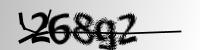
#> input picture resources/assets/img/samples/268g2.png, 200 x 50 px, given in place of 3den6.png, which was not available
$ jupyter execute 2.Segmentation.ipynb   (shell and % lines are left out)
#> lines starting #> are read from the running program, lines starting #| are printed output that depends on the picture; after the words box and inside, x2 and y2 are one past the last pixel; in counts of white or black regions, pixels touching at a corner belong together; pictures that were not available may be replaced by others from this repository, and a replacement may not be noted
[cell 1]
#CV2 is the module of openCV for python, this module will deal with graphics such as images and videos.
#In this file, it is used together with imutils to process and read the dataset which are all images.
import cv2
import numpy as np
from matplotlib import pyplot as plt
import imutils

[cell 2]
#os is used to set the working directory in order to access the dataset
import os
os.chdir('D:\Samples\samples')

[cell 3]
#imread reads images from a graphic file
img = cv2.imread("3den6.png", 0)
#> img is the input picture: shape (50, 200); min 0, max 255, mean 180.8

#imshow displays the data, numpy array, as an image
plt.imshow(img, 'gray')

[cell 4]
#adaptive thresholding - this method calculates the threshold value for smaller regions.
#This will be for images that does not have constant lighting values
th = cv2.adaptiveThreshold(img, 255, cv2.ADAPTIVE_THRESH_MEAN_C, cv2.THRESH_BINARY, 17, 2)
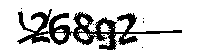
#> th: shape (50, 200); 79.1% white; 8 black regions (7 under 20 px), largest, box (x1, y1, x2, y2) and area: (17, 9, 182, 50) 2077

#otsu thresholding - this thresholding method automatically assigns a value compared to global thresholding
#which needs an assigned constant value
ret2, th2 = cv2.threshold(img, 0, 255, cv2.THRESH_BINARY + cv2.THRESH_OTSU)
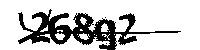
#> th2: shape (50, 200); 78.7% white; 3 black regions (2 under 20 px), largest, box (x1, y1, x2, y2) and area: (18, 9, 181, 50) 2127
#> ret2 = 128

#otsu thresholding with gaussian blur - this method is just like the otsu but with gaussian blurring to
#smoothen the image by blurring the image. By blurring the image, the edges become smoother
blur = cv2.GaussianBlur(img, (5, 5), 0)
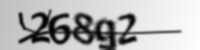
#> blur: shape (50, 200); min 1, max 254, mean 180.7
ret3, th3 = cv2.threshold(blur, 0, 255, cv2.THRESH_BINARY + cv2.THRESH_OTSU)
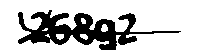
#> th3: shape (50, 200); 75.4% white; 1 black region, box (x1, y1, x2, y2) and area: (18, 10, 181, 50) 2455
#> ret3 = 142

titles = ['Original', 'Adaptive', 'Otsu', 'Gaussian + Otsu']
images = [img, th, th2, th3]
for i in range(4):
    plt.subplot(2, 2, i+1), plt.imshow(images[i], 'gray')
    plt.title(titles[i])
    plt.xticks([]), plt.yticks([])

plt.show()

[cell 5]
#Removing noise - in this case the line in the image
kernel = np.ones((3,3), np.uint8)
dilation = cv2.dilate(th, kernel, iterations = 1)
#> dilation: shape (50, 200); 92.2% white; black in thin lines or dots, all inside (x1, y1, x2, y2) = (19, 13, 181, 50)
dilation2 = cv2.dilate(th2, kernel, iterations = 1)
#> dilation2: shape (50, 200); 91% white; 11 black regions (6 under 20 px), largest, box (x1, y1, x2, y2) and area: (33, 13, 93, 43) 472, (94, 21, 115, 50) 201, (20, 31, 49, 42) 102, (120, 15, 134, 26) 53, (120, 37, 135, 43) 43
dilation3 = cv2.dilate(th3, kernel, iterations = 1)
#> dilation3: shape (50, 200); 85.1% white; 4 black regions (2 under 20 px), largest, box (x1, y1, x2, y2) and area: (19, 13, 136, 50) 1450, (19, 13, 28, 30) 36

titles2 = ['Original', 'Adaptive', 'Otsu', 'Gaussian + Otsu']
images2 = [img, dilation, dilation2, dilation3]

for i in range(4):
    plt.subplot(2, 2, i+1), plt.imshow(images2[i], 'gray')
    plt.title(titles[2])
    plt.xticks([]), plt.yticks([])

plt.show()

[cell 6]
#Erosion is used to remove the pixels on the object's boundary
erosion = cv2.erode(dilation, kernel, iterations = 1)
#> erosion: shape (50, 200); 82.3% white; 10 black regions (1 under 20 px), largest, box (x1, y1, x2, y2) and area: (49, 13, 71, 45) 358, (95, 19, 115, 50) 336, (19, 12, 50, 43) 333
erosion2 = cv2.erode(dilation2, kernel, iterations = 1)
#> erosion2: shape (50, 200); 81.6% white; 4 black regions, box (x1, y1, x2, y2) and area: (19, 12, 116, 50) 1530, (119, 14, 135, 36) 155, (119, 36, 136, 44) 93, (19, 13, 26, 30) 63
erosion3 = cv2.erode(dilation3, kernel, iterations = 1)
#> erosion3: shape (50, 200); 76.6% white; 1 black region, box (x1, y1, x2, y2) and area: (18, 12, 137, 50) 2339

titles3 = ['Original', 'Adaptive', 'Otsu', 'Gaussian + Otsu']
images3 = [img, erosion, erosion2, erosion3]

for i in range(4):
    plt.subplot(2, 2, i+1), plt.imshow(images3[i], 'gray')
    plt.title(titles3[i])
    plt.xticks([]), plt.yticks([])

plt.show()

[cell 7]
#Further remove noise after the erosion
kernel = np.ones((3,1), np.uint8)
dilation2_1 = cv2.dilate(erosion, kernel, iterations=1)
#> dilation2_1: shape (50, 200); 87.7% white; 10 black regions (3 under 20 px), largest, box (x1, y1, x2, y2) and area: (49, 14, 71, 44) 262, (95, 20, 115, 50) 258, (19, 13, 50, 42) 221
dilation2_2 = cv2.dilate(erosion2, kernel, iterations=1)
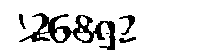
#> dilation2_2: shape (50, 200); 86.5% white; 5 black regions (1 under 20 px), largest, box (x1, y1, x2, y2) and area: (19, 13, 116, 50) 1131, (119, 15, 135, 35) 107, (119, 37, 136, 43) 59, (19, 14, 26, 29) 49
dilation2_3 = cv2.dilate(erosion3, kernel, iterations=1)
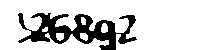
#> dilation2_3: shape (50, 200); 81.2% white; 1 black region, box (x1, y1, x2, y2) and area: (18, 13, 137, 50) 1880

titles4 = ['Original', 'Adaptive', 'Otsu', 'Gaussian + Otsu']
images4 = [img, dilation, dilation2, dilation3]

for i in range(4):
    plt.subplot(2, 2, i+1), plt.imshow(images4[i], 'gray')
    plt.title(titles4[i])
    plt.xticks([]), plt.yticks([])

plt.show()

[cell 8]
#Bounds each character inside a box for post-segmentation
x, y, w, h = 31, 13, 21, 39
for i in range(5):
    cv2.rectangle(img, (x,y), (x + w, y + h), (0, 255, 0), 2)
    cv2.rectangle(dilation, (x, y), (x + w, y + h), (0, 255, 0), 2)
    cv2.rectangle(dilation2, (x, y), (x + w, y + h), (0, 255, 0), 2)
    cv2.rectangle(dilation3, (x, y), (x + w, y + h), (0, 255, 0), 2)
    x += w
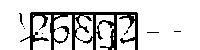
#> dilation: shape (50, 200); 83.4% white; 8 black regions (6 under 20 px), largest, box (x1, y1, x2, y2) and area: (20, 12, 138, 50) 1605, (19, 13, 23, 25) 22
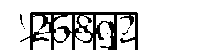
#> dilation2: shape (50, 200); 82.3% white; 7 black regions (6 under 20 px), largest, box (x1, y1, x2, y2) and area: (20, 12, 138, 50) 1735
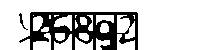
#> dilation3: shape (50, 200); 77.2% white; 2 black regions, box (x1, y1, x2, y2) and area: (19, 12, 138, 50) 2245, (19, 13, 28, 30) 36
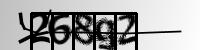
#> img: shape (50, 200); min 0, max 255, mean 165.6
#> after the loop, x = 136

titles5 = ['Original', 'Adaptive', 'Otsu', 'Gaussian + Otsu']
images5 = [img, dilation, dilation2, dilation3]

for i in range(4):
    plt.subplot(2, 2, i+1), plt.imshow(images5[i], 'gray')
    plt.title(titles5[i])
    plt.xticks([]), plt.yticks([])

plt.show()

$ run again, on resources/assets/img/samples/36w25.png
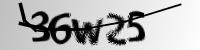
#> input picture resources/assets/img/samples/36w25.png, 200 x 50 px, given in place of 3den6.png, which was not available
#> img is the input picture: shape (50, 200); min 0, max 255, mean 181.9
#> th: shape (50, 200); 79.4% white; 4 black regions (3 under 20 px), largest, box (x1, y1, x2, y2) and area: (18, 0, 182, 46) 2054
#> th2: shape (50, 200); 80.3% white; 2 black regions (1 under 20 px), largest, box (x1, y1, x2, y2) and area: (18, 2, 181, 45) 1968
#> ret2 = 124
#> th3: shape (50, 200); 77.6% white; 1 black region, box (x1, y1, x2, y2) and area: (18, 2, 181, 45) 2239
#> ret3 = 138
#> erosion: shape (50, 200); 82.1% white; 7 black regions (2 under 20 px), largest, box (x1, y1, x2, y2) and area: (19, 3, 93, 44) 1078, (128, 11, 146, 42) 304, (107, 13, 126, 32) 142, (90, 20, 104, 43) 126, (107, 34, 126, 45) 113
#> erosion2: shape (50, 200); 82.7% white; 4 black regions, box (x1, y1, x2, y2) and area: (19, 3, 102, 44) 1235, (128, 11, 145, 42) 279, (110, 14, 126, 32) 127, (108, 35, 125, 44) 88
#> erosion3: shape (50, 200); 78.7% white; 2 black regions, box (x1, y1, x2, y2) and area: (18, 3, 104, 45) 1491, (107, 11, 146, 45) 642
#> dilation2_1: shape (50, 200); 87% white; 7 black regions (2 under 20 px), largest, box (x1, y1, x2, y2) and area: (19, 4, 93, 43) 796, (128, 12, 146, 41) 220, (107, 14, 126, 31) 98, (90, 21, 104, 42) 98, (107, 35, 126, 44) 75
#> dilation2_2: shape (50, 200); 87% white; 4 black regions, box (x1, y1, x2, y2) and area: (19, 4, 102, 43) 951, (128, 12, 145, 41) 203, (110, 15, 126, 31) 89, (108, 36, 125, 43) 54
#> dilation2_3: shape (50, 200); 83% white; 2 black regions, box (x1, y1, x2, y2) and area: (18, 4, 104, 44) 1217, (107, 12, 146, 44) 478
#> after the loop `for i in range(5):`:
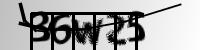
#> img: shape (50, 200); min 0, max 255, mean 168
#> after the loop `for i in range(5):`: x = 136
